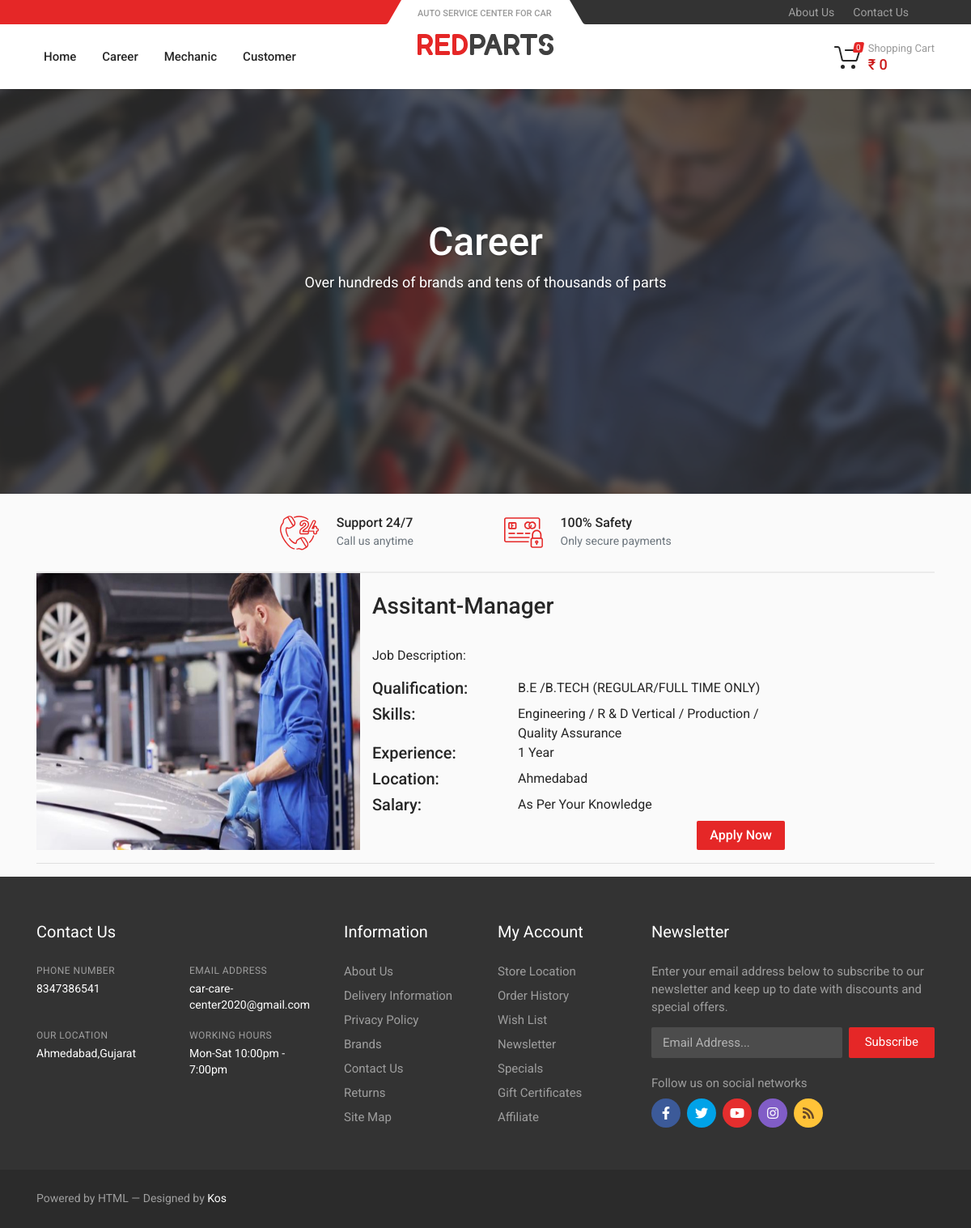
Page /career on the committed database.
### CCC/models.py (models this page shows)
class job_desc(models.Model):
    image = models.ImageField()
    post_name = models.ForeignKey('post_name',on_delete=models.CASCADE)
    qualification = models.CharField(max_length=50)
    skill = models.CharField(max_length=100)
    experience = models.CharField(max_length=50)
    job_location = models.CharField(max_length=50)
    salary = models.CharField(max_length=50)

class post_name(models.Model):
    post = models.CharField(max_length=100)
    def __str__(self):
        return self.post

### CCC/views.py (the view, shortened to what this page needs)
# urls.py: path('career',views.career,name='career'),
def career(request):
    job = job_desc.objects.all()
    part = parts_category.objects.all()
    if 'product_ids' in request.COOKIES:
        product_ids = request.COOKIES['product_ids']
        counter=product_ids.split('|')
        product_count_in_cart=len(set(counter))
    else:
        product_count_in_cart=0
    total=0
    if 'user' in request.session:
        return HttpResponseRedirect('customerlogin')
    return render(request,"car/career.html",{"job":job,'part':part, 'total':total ,'product_count_in_cart':product_count_in_cart})

### templates/car/career.html (shortened to what this page needs)
<!DOCTYPE html>
{% load static %}
<html lang="en" dir="ltr">
<head>
	<head>
		<link rel="stylesheet" href="{% static  'vendor/bootstrap/css/bootstrap.css' %}">
		<link rel="stylesheet" href="{% static 'vendor/owl-carousel/assets/owl.carousel.min.css' %}">
		<link rel="stylesheet" href="{% static 'vendor/photoswipe/photoswipe.css' %}">
		<link rel="stylesheet" href="{% static 'vendor/photoswipe/default-skin/default-skin.css' %}">
		<link rel="stylesheet" href="{% static 'vendor/select2/css/select2.min.css' %}">
		<link rel="stylesheet" href="{% static 'css/style.css' %}">
		<link rel="stylesheet" href="{% static 'css/style.header-spaceship-variant-one.css' %}"
			media="(min-width: 1200px)">
		<link rel="stylesheet" href="{% static 'css/style.mobile-header-variant-one.css' %}"
			media="(max-width: 1199px)">
		<link rel="stylesheet" href="{% static 'vendor/fontawesome/css/all.min.css' %}">
	</head>
<body>
	{% include "car/base.html" %}
    <div class="site__body">
		<div class="block-finder block">
			<div class="decor block-finder__decor decor--type--bottom">
			</div>
			<div class="block-finder__image" style="background-image: url('static/images/finder-1903x500.jpg');"></div>
			<div class="block-finder__body container container--max--xl">
				<div class="block-finder__title">Career</div>
				<div class="block-finder__subtitle">Over hundreds of brands and tens of thousands of parts</div>
			</div>
		</div>
		<div class="block-features block block-features--layout--top-strip">
			<div class="container">
				<ul class="block-features__list">
                    <li class="block-features__item">
                    </li>
					<li class="block-features__item">
						<div class="block-features__item-icon"></div>
						<div class="block-features__item-info">
							<div class="block-features__item-title">Support 24/7</div>
							<div class="block-features__item-subtitle">Call us anytime</div>
						</div>
					</li>
					<li class="block-features__item">
						<div class="block-features__item-icon"></div>
						<div class="block-features__item-info">
							<div class="block-features__item-title">100% Safety</div>
							<div class="block-features__item-subtitle">Only secure payments</div>
						</div>
					</li>
                    <li class="block-features__item">
                    </li>
				</ul>
			</div>
		</div>
	</div>
	{% for j in job %}
  	<div id="pricing" class="section sub-section">
		<div class="container inner_page">
			  	<div class="wow fadeInLeft animated animated" data-wow-duration="1000ms" data-wow-delay="0.6s" id="androidcontaint" style="visibility: visible;-webkit-animation-duration: 1000ms; -moz-animation-duration: 1000ms; animation-duration: 1000ms;-webkit-animation-delay: 0.6s; -moz-animation-delay: 0.6s; animation-delay: 0.6s;">
					<div class="row col-md-12">
							<img src="{{j.image.url}}" width="400px" class="float-right" >
							<div class="col-md-6">
								<div class="icon_training">
									<br>
									<h3>{{j.post_name}}</h3></div>
									<div class="desc">
										<p>Job Description:</p>
									</div>
									<div class="row desc">
										<div class="col-md-4"><h5>Qualification:</h5></div>
										<div class="col-md-8"><span>{{j.qualification}}</span></div>
									</div>
									<div class="row desc">
										<div class="col-md-4"><h5> Skills:</h5></div>
										<div class="col-md-8"><span>{{j.skill}}</span></div>
									</div>
									<div class="row desc">
										<div class="col-md-4"><h5>Experience:</h5></div>
										<div class="col-md-8"><span>{{j.experience}}</span></div>
									</div>
									<div class="row desc">
										<div class="col-md-4"> <h5> Location:</h5></div>
										<div class="col-md-8"><span>{{j.job_location}}</span></div>
									</div>
									<div class="row desc">
										<div class="col-md-4"> <h5> Salary:</h5></div>
										<div class="col-md-8"><span>{{j.salary}}</span></div>
									</div>
									<a class="btn btn-primary float-right" href="/applyjob">Apply Now</a>
								</div>
							</div>
							<hr>
						</div>
					</div>
				</div>
	{% endfor %}
{% include "car/footer.html" %}
</body>
</html>

### rows in the picture
job_desc: image (picture), post_name "Assitant-Manager", qualification "B.E /B.TECH (REGULAR/FULL TIME ONLY)", skill "Engineering / R & D Vertical / Production / Quality Assurance", experience "1 Year", job_location "Ahmedabad", salary "As Per Your Knowledge"

### other values in the picture
{{ product_count_in_cart }} "0"
{{ total }} "0"
